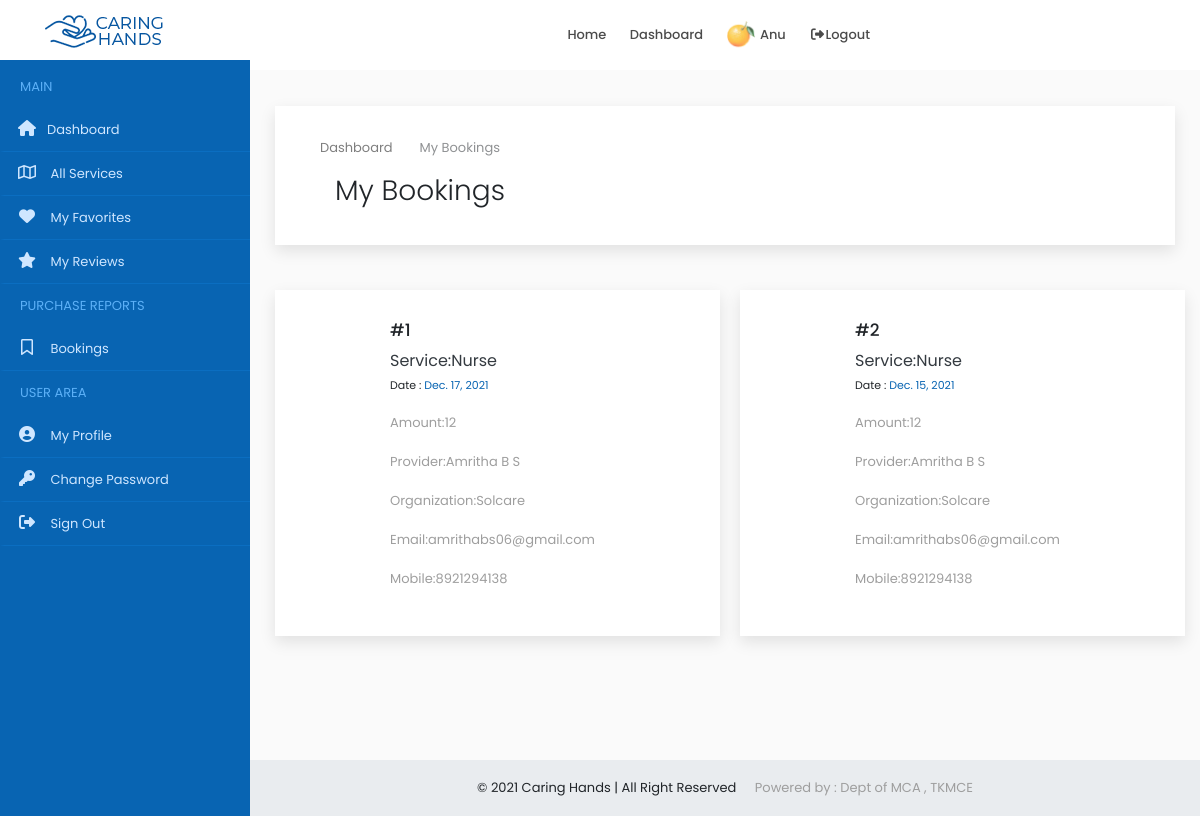
/user/bookings/ (signed in), run on the app's committed database.
### accounts/models.py (models this page shows, shortened)
class Users(models.Model):
    user = models.ForeignKey(User,on_delete=models.CASCADE)
    name = models.CharField(max_length=150)
    email = models.EmailField(max_length=200,null=True, blank=True)
    organization = models.CharField(max_length=250,null=True, blank=True)
    mob = models.CharField(max_length=12)
    sex = models.CharField(max_length=10,choices=gender,default='Male')
    house = models.CharField(max_length=100,null=True, blank=True)
    street1 =models.CharField(max_length=100,null=True, blank=True)
    street2 =models.CharField(max_length=100,null=True, blank=True)
    city = models.CharField(max_length=100,null=True, blank=True)
    district = models.CharField(max_length=100,null=True, blank=True)
    state = models.CharField(max_length=100,null=True,choices=states, blank=True)
    pin = models.CharField(max_length=100,null=True,blank=True)
    age = models.IntegerField(null=True, blank=True)
    type = models.CharField(max_length=20,choices=user_type)
    approval = models.CharField(max_length=20,choices=approval_choices,default='Pending')
    document = models.FileField(upload_to='documents',null=True, blank=True)
    profile_picture = models.FileField(upload_to='dp',default='assets/img/user3.png')
    def __str__(self):
        return self.name

class Booking(models.Model):
    user = models.ForeignKey(Users, on_delete=models.CASCADE, null=True, blank=True)
    service = models.ForeignKey(ProviderService, on_delete=models.CASCADE,null=True, blank=True)
    product = models.ForeignKey(SubProduct, on_delete=models.CASCADE,null=True, blank=True)
    booking_id = models.CharField(max_length=250)
    datetime = models.DateTimeField()
    amount_transferred = models.CharField(max_length=250)

class ProviderService(models.Model):
    user = models.ForeignKey(Users,on_delete=models.CASCADE,null=True, blank=True)
    service = models.ForeignKey(Service, on_delete=models.CASCADE,null=True, blank=True)
    count = models.IntegerField(null=True, blank=True)
    cost = models.IntegerField()

class Service(models.Model):
    category = models.CharField(max_length=250)
    providers = models.IntegerField(null=True, blank=True)
    users = models.IntegerField(null=True, blank=True)
    def __str__(self):
        return self.category

### accounts/views.py (the view)
# urls.py: path('user/bookings/',MyBookings.as_view(), name='my_bookings'),
class MyBookings(View):
    def get(self, request):
        x = UserCheck(request)
        if x == True:
            user = request.user
            account = Users.objects.get(user=user)
            booking = Booking.objects.filter(user=account).order_by('-datetime')
            context = {'account': account,'booking': booking}
            return render(request,'user/my_bookings.html',context)
        else:
            return redirect('home')

### accounts/functions.py (called while the page is built)
def UserCheck(request):
    user = request.user
    if user.is_authenticated:
        try:
            u = Users.objects.get(user=user)
            if u.type == 'public':
                return (True)
            else:
                return (False)
        except:
            return (False)
    else:
        return (False)

### accounts/templates/user/my_bookings.html (shortened to what this page needs)
{% extends 'common/dashboard_main.html' %}
{% load static %}
{% block content %}
{% include 'common/header.html' %}
{% include 'user/sidenav.html' %}
<div class="content-wrapper">
    <div class="container-fluid overflow-hidden">
        <div class="row margin-tb-90px margin-lr-10px sm-mrl-0px">
            <div id="page-title" class="padding-30px background-white full-width box-shadow">
                <div class="container">
                    <ol class="breadcrumb opacity-5">
                        <li><a href="{% url 'home' %}">Dashboard</a></li>
                        <li class="active">My Bookings</li>
                    </ol>
                    <div class="container-fluid">
                        <div class="row">
                            <div class="col-6">
                                <h1 class="font-weight-300">My Bookings</h1>
                            </div>
                            <div class="col-6">
                            </div>
                        </div>
                    </div>
                </div>
            </div>
            <div class="row margin-tb-45px">
               {% for i in booking %}
                <div class="col-lg-6 margin-bottom-45px">
                    <div class="background-white thum-hover box-shadow hvr-float">
                        <div class="padding-30px">
                            <div class="margin-left-85px" style="width: 300px;">
                                <h4>#{{forloop.counter}}</h4>
                                <a class="d-inline-block text-dark text-medium margin-right-20px" href="#">Service:{{i.service.service}}</a><br>
                                <span class="text-extra-small">Date :  <a href="#" class="text-main-color">{{i.datetime|date}}</a></span>
                                <p class="margin-top-15px text-grey-2">Amount:{{i.amount_transferred}}</p>
                                <p class="margin-top-15px text-grey-2">Provider:{{i.service.user}}</p>
                                <p class="margin-top-15px text-grey-2">Organization:{{i.service.user.organization}}</p>
                                <p class="margin-top-15px text-grey-2">Email:{{i.service.user.email}}</p>
                                <p class="margin-top-15px text-grey-2">Mobile:{{i.service.user.mob}}</p>
                            </div>
                        </div>
                    </div>
                </div>
                {% empty %}
                <div class="alert alert-danger  margin-bottom-35px border-radius-10 padding-30px">
                    <strong>OOPS!</strong> No Reviews Found
                    <hr>
                    <p class="margin-0px">Come back later.</p>
                </div>
               {% endfor %}
            </div>
        </div>
        </div>
    </div>
    {% include 'common/small_footer.html' %}
    {% endblock %}

### accounts/templates/common/header.html (shortened to what this page needs)
{% load static %}
<header>
    <div id="fixed-header-dark" class="header-output fixed-header" style="background-color: white;">
        <div class="container header-in">
            <div class="row">
                <div class="col-lg-2 col-md-12">
                    <a id="logo" href="{% url 'index' %}" class="d-inline-block margin-tb-15px"><img
                            src="{% static 'assets/img/logo-1.png' %}" alt=""></a>
                </div>
                <div class="col-lg-7 col-md-12 position-inherit">
                    <ul id="menu-main" class="nav-menu float-lg-right link-padding-tb-20px">
                        <li><a href="{% url 'index' %}">Home</a>
                        </li>
                        <li><a href="{% url 'home' %}">Dashboard</a>
                        </li>
                        {% if request.user.is_authenticated %}
                        <li><a href="{% url 'home' %}"><img src="{{account.profile_picture.url}}" class="height-30px border-radius-30" alt=""> {{account.name|title}}</a></li>
                        <li><a href="{% url 'logout' %}" data-toggle="modal" data-target="#exampleModal"><i class="fa fa-fw fa-sign-out-alt"></i>Logout</a></li>
                        {% else %}
                        <li><a href="{% url 'login' %}"><i class="far fa-user"></i> Login</a></li>
                        {% endif %}
                    </ul>
                </div>
                <div class="col-lg-3 col-md-12">
                </div>
            </div>
        </div>
    </div>
</header>

### static/assets/css/colors/main.css (style rules this page uses)
.text-main-color { color: #0864b2; }

### static/assets/css/sb-admin.css (style rules this page uses)
html { position: relative; min-height: 100%; }
body { overflow-x: hidden; }
.content-wrapper { min-height: calc(100vh - 56px); padding-top: 1rem; }
.content-wrapper { overflow-x: hidden; }
@media (min-width: 992px) { .content-wrapper { margin-left: 250px; } }

### data on the page
Users: profile_picture (picture), name "Anu"
Booking: service.service "Nurse", datetime "Dec. 17, 2021", amount_transferred "12", service.user "Amritha B S", service.user.organization "Solcare", service.user.email "amrithabs06@gmail.com", service.user.mob "8921294138"
Booking: service.service "Nurse", datetime "Dec. 15, 2021", amount_transferred "12", service.user "Amritha B S", service.user.organization "Solcare", service.user.email "amrithabs06@gmail.com", service.user.mob "8921294138"
